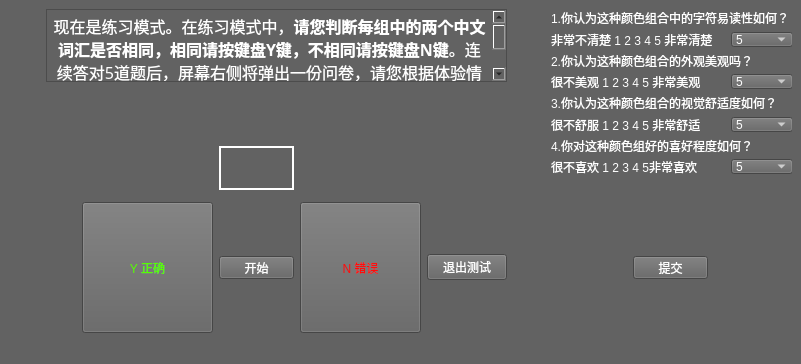
<?xml version="1.0" encoding="UTF-8"?>
<ui version="4.0">
 <class>MainWindow</class>
 <widget class="QMainWindow" name="MainWindow">
  <property name="geometry">
   <rect>
    <x>0</x>
    <y>0</y>
    <width>801</width>
    <height>363</height>
   </rect>
  </property>
  <property name="windowTitle">
   <string>MainWindow</string>
  </property>
  <property name="styleSheet">
   <string notr="true">background-color:rgb(98,98,98)</string>
  </property>
  <widget class="QWidget" name="centralwidget">
   <layout class="QVBoxLayout" name="verticalLayout">
    <item>
     <layout class="QGridLayout" name="gridLayout_2">
      <item row="0" column="0" rowspan="5">
       <widget class="QWidget" name="widget" native="true"/>
      </item>
      <item row="4" column="1">
       <widget class="QWidget" name="widget_2" native="true">
        <property name="minimumSize">
         <size>
          <width>0</width>
          <height>131</height>
         </size>
        </property>
        <property name="maximumSize">
         <size>
          <width>16777215</width>
          <height>131</height>
         </size>
        </property>
       </widget>
      </item>
      <item row="1" column="3">
       <widget class="QLabel" name="statusLabel">
        <property name="minimumSize">
         <size>
          <width>75</width>
          <height>52</height>
         </size>
        </property>
        <property name="maximumSize">
         <size>
          <width>75</width>
          <height>52</height>
         </size>
        </property>
        <property name="styleSheet">
         <string notr="true">color:rgb(255, 255, 255);
font-size:20</string>
        </property>
        <property name="text">
         <string/>
        </property>
        <property name="alignment">
         <set>Qt::AlignCenter</set>
        </property>
       </widget>
      </item>
      <item row="2" column="3">
       <widget class="QLabel" name="label">
        <property name="minimumSize">
         <size>
          <width>75</width>
          <height>44</height>
         </size>
        </property>
        <property name="maximumSize">
         <size>
          <width>75</width>
          <height>44</height>
         </size>
        </property>
        <property name="font">
         <font>
          <family>Adobe 宋体 Std L</family>
          <pointsize>14</pointsize>
         </font>
        </property>
        <property name="styleSheet">
         <string notr="true">color:rgb(255,255,255);
border:2px solid rgb(255,255,255);
font-size:14pt</string>
        </property>
        <property name="text">
         <string/>
        </property>
        <property name="alignment">
         <set>Qt::AlignCenter</set>
        </property>
       </widget>
      </item>
      <item row="0" column="6" rowspan="5">
       <widget class="QWidget" name="widget_5" native="true"/>
      </item>
      <item row="0" column="1" colspan="5">
       <widget class="QTextBrowser" name="textBrowser">
        <property name="minimumSize">
         <size>
          <width>0</width>
          <height>73</height>
         </size>
        </property>
        <property name="maximumSize">
         <size>
          <width>16777215</width>
          <height>73</height>
         </size>
        </property>
        <property name="font">
         <font>
          <family>楷体</family>
         </font>
        </property>
        <property name="styleSheet">
         <string notr="true"/>
        </property>
        <property name="html">
         <string>&lt;!DOCTYPE HTML PUBLIC &quot;-//W3C//DTD HTML 4.0//EN&quot; &quot;http://www.w3.org/TR/REC-html40/strict.dtd&quot;&gt;
&lt;html&gt;&lt;head&gt;&lt;meta name=&quot;qrichtext&quot; content=&quot;1&quot; /&gt;&lt;style type=&quot;text/css&quot;&gt;
p, li { white-space: pre-wrap; }
&lt;/style&gt;&lt;/head&gt;&lt;body style=&quot; font-family:'楷体'; font-size:9pt; font-weight:400; font-style:normal;&quot;&gt;
&lt;p align=&quot;center&quot; style=&quot; margin-top:12px; margin-bottom:12px; margin-left:0px; margin-right:0px; -qt-block-indent:0; text-indent:0px;&quot;&gt;&lt;span style=&quot; font-family:'宋体','monospace'; font-size:12pt; color:#ffffff;&quot;&gt;现在是练习模式。在练习模式中，&lt;/span&gt;&lt;span style=&quot; font-family:'宋体','monospace'; font-size:12pt; font-weight:600; color:#ffffff;&quot;&gt;请您判断每组中的两个中文词汇是否相同，相同请按键盘&lt;/span&gt;&lt;span style=&quot; font-family:'JetBrains Mono','monospace'; font-size:12pt; font-weight:600; color:#ffffff;&quot;&gt;Y&lt;/span&gt;&lt;span style=&quot; font-family:'宋体','monospace'; font-size:12pt; font-weight:600; color:#ffffff;&quot;&gt;键，不相同请按键盘&lt;/span&gt;&lt;span style=&quot; font-family:'JetBrains Mono','monospace'; font-size:12pt; font-weight:600; color:#ffffff;&quot;&gt;N&lt;/span&gt;&lt;span style=&quot; font-family:'宋体','monospace'; font-size:12pt; font-weight:600; color:#ffffff;&quot;&gt;键&lt;/span&gt;&lt;span style=&quot; font-family:'宋体','monospace'; font-size:12pt; color:#ffffff;&quot;&gt;。连续答对&lt;/span&gt;&lt;span style=&quot; font-family:'JetBrains Mono','monospace'; font-size:12pt; color:#ffffff;&quot;&gt;5&lt;/span&gt;&lt;span style=&quot; font-family:'宋体','monospace'; font-size:12pt; color:#ffffff;&quot;&gt;道题后，屏幕右侧将弹出一份问卷，请您根据体验情况填写，并点击提交。提交后将进入主测试环节。若没有连续答对&lt;/span&gt;&lt;span style=&quot; font-family:'JetBrains Mono','monospace'; font-size:12pt; color:#ffffff;&quot;&gt;5&lt;/span&gt;&lt;span style=&quot; font-family:'宋体','monospace'; font-size:12pt; color:#ffffff;&quot;&gt;道题，请您点击&lt;/span&gt;&lt;span style=&quot; font-family:'JetBrains Mono','monospace'; font-size:12pt; color:#ffffff;&quot;&gt;“&lt;/span&gt;&lt;span style=&quot; font-family:'宋体','monospace'; font-size:12pt; color:#ffffff;&quot;&gt;开始&lt;/span&gt;&lt;span style=&quot; font-family:'JetBrains Mono','monospace'; font-size:12pt; color:#ffffff;&quot;&gt;”&lt;/span&gt;&lt;span style=&quot; font-family:'宋体','monospace'; font-size:12pt; color:#ffffff;&quot;&gt;重新练习。&lt;/span&gt;&lt;/p&gt;&lt;/body&gt;&lt;/html&gt;</string>
        </property>
       </widget>
      </item>
      <item row="4" column="4">
       <widget class="QPushButton" name="FalseButton">
        <property name="minimumSize">
         <size>
          <width>121</width>
          <height>131</height>
         </size>
        </property>
        <property name="styleSheet">
         <string notr="true">color:rgb(255, 12, 12)</string>
        </property>
        <property name="text">
         <string>N 错误</string>
        </property>
       </widget>
      </item>
      <item row="4" column="2">
       <widget class="QPushButton" name="trueButton">
        <property name="minimumSize">
         <size>
          <width>131</width>
          <height>131</height>
         </size>
        </property>
        <property name="styleSheet">
         <string notr="true">color:rgb(85, 255, 0)</string>
        </property>
        <property name="text">
         <string>Y 正确</string>
        </property>
       </widget>
      </item>
      <item row="4" column="5">
       <widget class="QPushButton" name="exitButton">
        <property name="styleSheet">
         <string notr="true">color:rgb(255,255,255)</string>
        </property>
        <property name="text">
         <string>退出测试</string>
        </property>
       </widget>
      </item>
      <item row="0" column="7" rowspan="3">
       <widget class="QWidget" name="quiz" native="true">
        <property name="minimumSize">
         <size>
          <width>242</width>
          <height>164</height>
         </size>
        </property>
        <widget class="QWidget" name="layoutWidget">
         <property name="geometry">
          <rect>
           <x>1</x>
           <y>1</y>
           <width>242</width>
           <height>164</height>
          </rect>
         </property>
         <layout class="QGridLayout" name="gridLayout">
          <item row="0" column="0" colspan="2">
           <widget class="QLabel" name="label_2">
            <property name="maximumSize">
             <size>
              <width>240</width>
              <height>16</height>
             </size>
            </property>
            <property name="styleSheet">
             <string notr="true">color:rgb(255, 255, 255)</string>
            </property>
            <property name="text">
             <string>1.你认为这种颜色组合中的字符易读性如何？</string>
            </property>
           </widget>
          </item>
          <item row="1" column="0">
           <widget class="QLabel" name="label_3">
            <property name="minimumSize">
             <size>
              <width>174</width>
              <height>16</height>
             </size>
            </property>
            <property name="styleSheet">
             <string notr="true">color:rgb(255, 255, 255)</string>
            </property>
            <property name="text">
             <string>非常不清楚 1 2 3 4 5 非常清楚</string>
            </property>
           </widget>
          </item>
          <item row="1" column="1">
           <widget class="QComboBox" name="comboBox">
            <property name="styleSheet">
             <string notr="true">color:rgb(255, 255, 255)</string>
            </property>
            <item>
             <property name="text">
              <string>5</string>
             </property>
            </item>
            <item>
             <property name="text">
              <string>4</string>
             </property>
            </item>
            <item>
             <property name="text">
              <string>3</string>
             </property>
            </item>
            <item>
             <property name="text">
              <string>2</string>
             </property>
            </item>
            <item>
             <property name="text">
              <string>1</string>
             </property>
            </item>
           </widget>
          </item>
          <item row="2" column="0" colspan="2">
           <widget class="QLabel" name="label_8">
            <property name="maximumSize">
             <size>
              <width>204</width>
              <height>16</height>
             </size>
            </property>
            <property name="styleSheet">
             <string notr="true">color:rgb(255, 255, 255)</string>
            </property>
            <property name="text">
             <string>2.你认为这种颜色组合的外观美观吗？</string>
            </property>
           </widget>
          </item>
          <item row="3" column="0">
           <widget class="QLabel" name="label_4">
            <property name="maximumSize">
             <size>
              <width>162</width>
              <height>16</height>
             </size>
            </property>
            <property name="styleSheet">
             <string notr="true">color:rgb(255, 255, 255)</string>
            </property>
            <property name="text">
             <string>很不美观 1 2 3 4 5 非常美观</string>
            </property>
           </widget>
          </item>
          <item row="3" column="1">
           <widget class="QComboBox" name="comboBox_2">
            <property name="styleSheet">
             <string notr="true">color:rgb(255, 255, 255)</string>
            </property>
            <item>
             <property name="text">
              <string>5</string>
             </property>
            </item>
            <item>
             <property name="text">
              <string>4</string>
             </property>
            </item>
            <item>
             <property name="text">
              <string>3</string>
             </property>
            </item>
            <item>
             <property name="text">
              <string>2</string>
             </property>
            </item>
            <item>
             <property name="text">
              <string>1</string>
             </property>
            </item>
           </widget>
          </item>
          <item row="4" column="0" colspan="2">
           <widget class="QLabel" name="label_9">
            <property name="maximumSize">
             <size>
              <width>228</width>
              <height>16</height>
             </size>
            </property>
            <property name="styleSheet">
             <string notr="true">color:rgb(255, 255, 255)</string>
            </property>
            <property name="text">
             <string>3.你认为这种颜色组合的视觉舒适度如何？</string>
            </property>
           </widget>
          </item>
          <item row="5" column="0">
           <widget class="QLabel" name="label_5">
            <property name="maximumSize">
             <size>
              <width>162</width>
              <height>16</height>
             </size>
            </property>
            <property name="styleSheet">
             <string notr="true">color:rgb(255, 255, 255)</string>
            </property>
            <property name="text">
             <string>很不舒服 1 2 3 4 5 非常舒适</string>
            </property>
           </widget>
          </item>
          <item row="5" column="1">
           <widget class="QComboBox" name="comboBox_3">
            <property name="styleSheet">
             <string notr="true">color:rgb(255, 255, 255)</string>
            </property>
            <item>
             <property name="text">
              <string>5</string>
             </property>
            </item>
            <item>
             <property name="text">
              <string>4</string>
             </property>
            </item>
            <item>
             <property name="text">
              <string>3</string>
             </property>
            </item>
            <item>
             <property name="text">
              <string>2</string>
             </property>
            </item>
            <item>
             <property name="text">
              <string>1</string>
             </property>
            </item>
           </widget>
          </item>
          <item row="6" column="0" colspan="2">
           <widget class="QLabel" name="label_10">
            <property name="maximumSize">
             <size>
              <width>204</width>
              <height>16</height>
             </size>
            </property>
            <property name="styleSheet">
             <string notr="true">color:rgb(255, 255, 255)</string>
            </property>
            <property name="text">
             <string>4.你对这种颜色组好的喜好程度如何？</string>
            </property>
           </widget>
          </item>
          <item row="7" column="0">
           <widget class="QLabel" name="label_6">
            <property name="maximumSize">
             <size>
              <width>156</width>
              <height>16</height>
             </size>
            </property>
            <property name="styleSheet">
             <string notr="true">color:rgb(255, 255, 255)</string>
            </property>
            <property name="text">
             <string>很不喜欢 1 2 3 4 5非常喜欢</string>
            </property>
           </widget>
          </item>
          <item row="7" column="1">
           <widget class="QComboBox" name="comboBox_4">
            <property name="styleSheet">
             <string notr="true">color:rgb(255, 255, 255)</string>
            </property>
            <item>
             <property name="text">
              <string>5</string>
             </property>
            </item>
            <item>
             <property name="text">
              <string>4</string>
             </property>
            </item>
            <item>
             <property name="text">
              <string>3</string>
             </property>
            </item>
            <item>
             <property name="text">
              <string>2</string>
             </property>
            </item>
            <item>
             <property name="text">
              <string>1</string>
             </property>
            </item>
           </widget>
          </item>
         </layout>
        </widget>
       </widget>
      </item>
      <item row="4" column="3">
       <widget class="QPushButton" name="start_confirm_button">
        <property name="maximumSize">
         <size>
          <width>75</width>
          <height>23</height>
         </size>
        </property>
        <property name="styleSheet">
         <string notr="true">color:rgb(255,255,255)</string>
        </property>
        <property name="text">
         <string>开始</string>
        </property>
       </widget>
      </item>
      <item row="4" column="7" alignment="Qt::AlignHCenter|Qt::AlignVCenter">
       <widget class="QPushButton" name="commitButton">
        <property name="maximumSize">
         <size>
          <width>75</width>
          <height>23</height>
         </size>
        </property>
        <property name="styleSheet">
         <string notr="true">color:rgb(255, 255, 255)</string>
        </property>
        <property name="text">
         <string>提交</string>
        </property>
       </widget>
      </item>
     </layout>
    </item>
   </layout>
  </widget>
  <widget class="QStatusBar" name="statusbar"/>
 </widget>
 <resources/>
 <connections/>
</ui>
